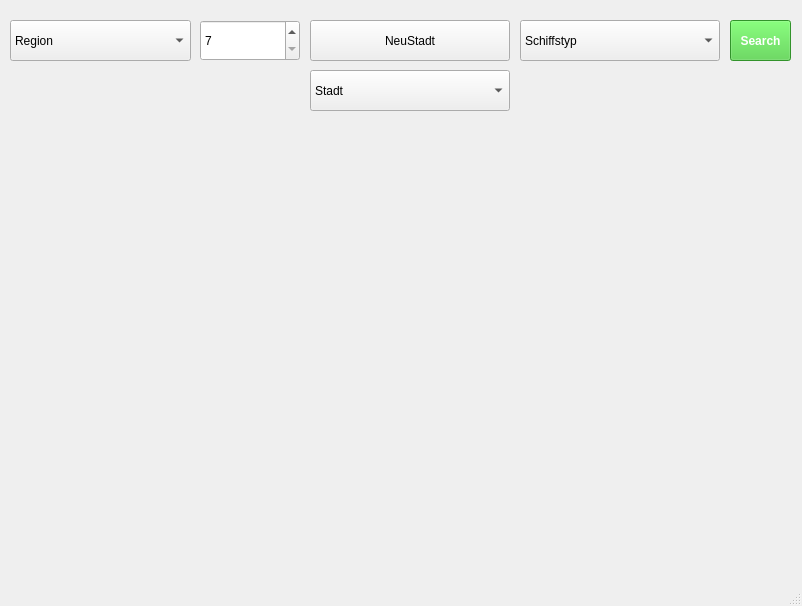
<?xml version="1.0" encoding="UTF-8"?>
<ui version="4.0">
 <class>MainWindow</class>
 <widget class="QMainWindow" name="MainWindow">
  <property name="enabled">
   <bool>true</bool>
  </property>
  <property name="geometry">
   <rect>
    <x>0</x>
    <y>0</y>
    <width>802</width>
    <height>606</height>
   </rect>
  </property>
  <property name="windowTitle">
   <string>MainWindow</string>
  </property>
  <property name="windowIcon">
   <iconset>
    <normaloff>../Bilder/SchiffIcon.png</normaloff>../Bilder/SchiffIcon.png</iconset>
  </property>
  <property name="layoutDirection">
   <enum>Qt::LeftToRight</enum>
  </property>
  <property name="autoFillBackground">
   <bool>false</bool>
  </property>
  <property name="styleSheet">
   <string notr="true">QMainWindow{background-image: url(:/newPrefix/Cruise Background 3.jpg) 0 0 0 0 stretch stretch;}</string>
  </property>
  <property name="iconSize">
   <size>
    <width>24</width>
    <height>24</height>
   </size>
  </property>
  <property name="animated">
   <bool>true</bool>
  </property>
  <property name="documentMode">
   <bool>false</bool>
  </property>
  <property name="dockOptions">
   <set>QMainWindow::AllowTabbedDocks|QMainWindow::AnimatedDocks</set>
  </property>
  <widget class="QWidget" name="centralwidget">
   <widget class="QComboBox" name="CBOrt">
    <property name="geometry">
     <rect>
      <x>10</x>
      <y>20</y>
      <width>181</width>
      <height>41</height>
     </rect>
    </property>
    <property name="toolTip">
     <string>&lt;html&gt;&lt;head/&gt;&lt;body&gt;&lt;p&gt;&lt;br/&gt;&lt;/p&gt;&lt;/body&gt;&lt;/html&gt;</string>
    </property>
    <property name="whatsThis">
     <string>&lt;html&gt;&lt;head/&gt;&lt;body&gt;&lt;p&gt;&lt;br/&gt;&lt;/p&gt;&lt;/body&gt;&lt;/html&gt;</string>
    </property>
    <property name="styleSheet">
     <string notr="true">CBOrt{background-color: white;}</string>
    </property>
    <item>
     <property name="text">
      <string comment="True">Region</string>
     </property>
    </item>
    <item>
     <property name="text">
      <string>Ostsee</string>
     </property>
    </item>
    <item>
     <property name="text">
      <string>Nordsee</string>
     </property>
    </item>
    <item>
     <property name="text">
      <string>Mittelmeer</string>
     </property>
    </item>
   </widget>
   <widget class="QComboBox" name="CBStadt">
    <property name="geometry">
     <rect>
      <x>310</x>
      <y>70</y>
      <width>200</width>
      <height>41</height>
     </rect>
    </property>
    <property name="styleSheet">
     <string notr="true">CBPersonen{background-color: white;}</string>
    </property>
    <item>
     <property name="text">
      <string>Stadt</string>
     </property>
    </item>
    <item>
     <property name="text">
      <string extracomment="Nordsee">Aberdeen</string>
     </property>
    </item>
    <item>
     <property name="text">
      <string extracomment="Mittelmeer">Algier</string>
     </property>
    </item>
    <item>
     <property name="text">
      <string extracomment="Nordsee">Amsterdam</string>
     </property>
    </item>
    <item>
     <property name="text">
      <string extracomment="Mittelmeer">Athen</string>
     </property>
    </item>
    <item>
     <property name="text">
      <string extracomment="Mittelmeer">Barcelona</string>
     </property>
    </item>
    <item>
     <property name="text">
      <string extracomment="Mittelmeer">Bari</string>
     </property>
    </item>
    <item>
     <property name="text">
      <string extracomment="Nordsee">Bergen</string>
     </property>
    </item>
    <item>
     <property name="text">
      <string extracomment="Mittelmeer">Cagliari</string>
     </property>
    </item>
    <item>
     <property name="text">
      <string extracomment="Mittelmeer">Catania</string>
     </property>
    </item>
    <item>
     <property name="text">
      <string extracomment="Ostsee">Danzig</string>
     </property>
    </item>
    <item>
     <property name="text">
      <string extracomment="Nordsee">Den Haag</string>
     </property>
    </item>
    <item>
     <property name="text">
      <string extracomment="Nordsee">Edinburg</string>
     </property>
    </item>
    <item>
     <property name="text">
      <string extracomment="Mittelmeer">Genua</string>
     </property>
    </item>
    <item>
     <property name="text">
      <string extracomment="Mittelmeer">Gibraltar</string>
     </property>
    </item>
    <item>
     <property name="text">
      <string extracomment="Nordsee">Göteborg</string>
     </property>
    </item>
    <item>
     <property name="text">
      <string extracomment="Nordsee">Haugesund</string>
     </property>
    </item>
    <item>
     <property name="text">
      <string extracomment="Ostsee">Helsinki</string>
     </property>
    </item>
    <item>
     <property name="text">
      <string extracomment="Ostsee">Kaliningrad</string>
     </property>
    </item>
    <item>
     <property name="text">
      <string extracomment="Ostsee">Kleipeda</string>
     </property>
    </item>
    <item>
     <property name="text">
      <string extracomment="Ostsee">Kopenhagen</string>
     </property>
    </item>
    <item>
     <property name="text">
      <string extracomment="Nordsee">Kristiansand</string>
     </property>
    </item>
    <item>
     <property name="text">
      <string extracomment="Mittelmeer">Malaga</string>
     </property>
    </item>
    <item>
     <property name="text">
      <string extracomment="Mittelmeer">Marseille</string>
     </property>
    </item>
    <item>
     <property name="text">
      <string extracomment="Mittelmeer">Neapel</string>
     </property>
    </item>
    <item>
     <property name="text">
      <string extracomment="Mittelmeer">Palermo</string>
     </property>
    </item>
    <item>
     <property name="text">
      <string extracomment="Ostsee">Riga</string>
     </property>
    </item>
    <item>
     <property name="text">
      <string extracomment="Nordsee">Reykjavik</string>
     </property>
    </item>
    <item>
     <property name="text">
      <string extracomment="Ostsee">Sankt Petersburg</string>
     </property>
    </item>
    <item>
     <property name="text">
      <string extracomment="Mittelmeer">Split</string>
     </property>
    </item>
    <item>
     <property name="text">
      <string extracomment="Ostsee">Stockholm</string>
     </property>
    </item>
    <item>
     <property name="text">
      <string extracomment="Ostsee">Stralsund</string>
     </property>
    </item>
    <item>
     <property name="text">
      <string extracomment="Ostsee">Tallin</string>
     </property>
    </item>
    <item>
     <property name="text">
      <string extracomment="Mittelmeer">Tanger</string>
     </property>
    </item>
    <item>
     <property name="text">
      <string extracomment="Nordsee">Torshavn</string>
     </property>
    </item>
    <item>
     <property name="text">
      <string extracomment="Nordsee">Tromsö</string>
     </property>
    </item>
    <item>
     <property name="text">
      <string extracomment="Nordsee">Trondheim</string>
     </property>
    </item>
    <item>
     <property name="text">
      <string extracomment="Mittelmeer">Tunis</string>
     </property>
    </item>
    <item>
     <property name="text">
      <string extracomment="Mittelmeer">Valencia</string>
     </property>
    </item>
    <item>
     <property name="text">
      <string extracomment="Mittelmeer">Valetta</string>
     </property>
    </item>
    <item>
     <property name="text">
      <string extracomment="Mittelmeer">Venedig</string>
     </property>
    </item>
    <item>
     <property name="text">
      <string extracomment="Ostsee">Visby</string>
     </property>
    </item>
    <item>
     <property name="text">
      <string extracomment="Ostsee">Ystad</string>
     </property>
    </item>
   </widget>
   <widget class="QPushButton" name="SearchButton">
    <property name="geometry">
     <rect>
      <x>730</x>
      <y>20</y>
      <width>61</width>
      <height>41</height>
     </rect>
    </property>
    <property name="font">
     <font>
      <weight>75</weight>
      <italic>false</italic>
      <bold>true</bold>
      <underline>false</underline>
      <strikeout>false</strikeout>
     </font>
    </property>
    <property name="cursor">
     <cursorShape>ArrowCursor</cursorShape>
    </property>
    <property name="mouseTracking">
     <bool>false</bool>
    </property>
    <property name="styleSheet">
     <string notr="true">background-color: rgb(70, 206, 60);
color: white;</string>
    </property>
    <property name="text">
     <string>Search</string>
    </property>
    <property name="autoRepeat">
     <bool>false</bool>
    </property>
   </widget>
   <widget class="QSpinBox" name="UbernachtungenSB">
    <property name="geometry">
     <rect>
      <x>200</x>
      <y>20</y>
      <width>100</width>
      <height>41</height>
     </rect>
    </property>
    <property name="styleSheet">
     <string notr="true">UbernachtungenSB{background-color: white;}</string>
    </property>
    <property name="minimum">
     <number>7</number>
    </property>
    <property name="maximum">
     <number>21</number>
    </property>
    <property name="value">
     <number>7</number>
    </property>
   </widget>
   <widget class="QComboBox" name="CBSchiffsTyp">
    <property name="geometry">
     <rect>
      <x>520</x>
      <y>20</y>
      <width>200</width>
      <height>41</height>
     </rect>
    </property>
    <property name="styleSheet">
     <string notr="true">CBPersonen{background-color: white;}</string>
    </property>
    <item>
     <property name="text">
      <string>Schiffstyp</string>
     </property>
    </item>
    <item>
     <property name="text">
      <string>A</string>
     </property>
    </item>
    <item>
     <property name="text">
      <string>B</string>
     </property>
    </item>
    <item>
     <property name="text">
      <string>C</string>
     </property>
    </item>
    <item>
     <property name="text">
      <string>D</string>
     </property>
    </item>
    <item>
     <property name="text">
      <string>E</string>
     </property>
    </item>
    <item>
     <property name="text">
      <string>F</string>
     </property>
    </item>
   </widget>
   <widget class="QToolButton" name="toolButtonStadt">
    <property name="geometry">
     <rect>
      <x>310</x>
      <y>20</y>
      <width>200</width>
      <height>41</height>
     </rect>
    </property>
    <property name="text">
     <string>NeuStadt</string>
    </property>
   </widget>
  </widget>
  <widget class="QStatusBar" name="statusbar"/>
 </widget>
 <resources>
  <include location="Test files for images/test.qrc"/>
 </resources>
 <connections/>
</ui>
